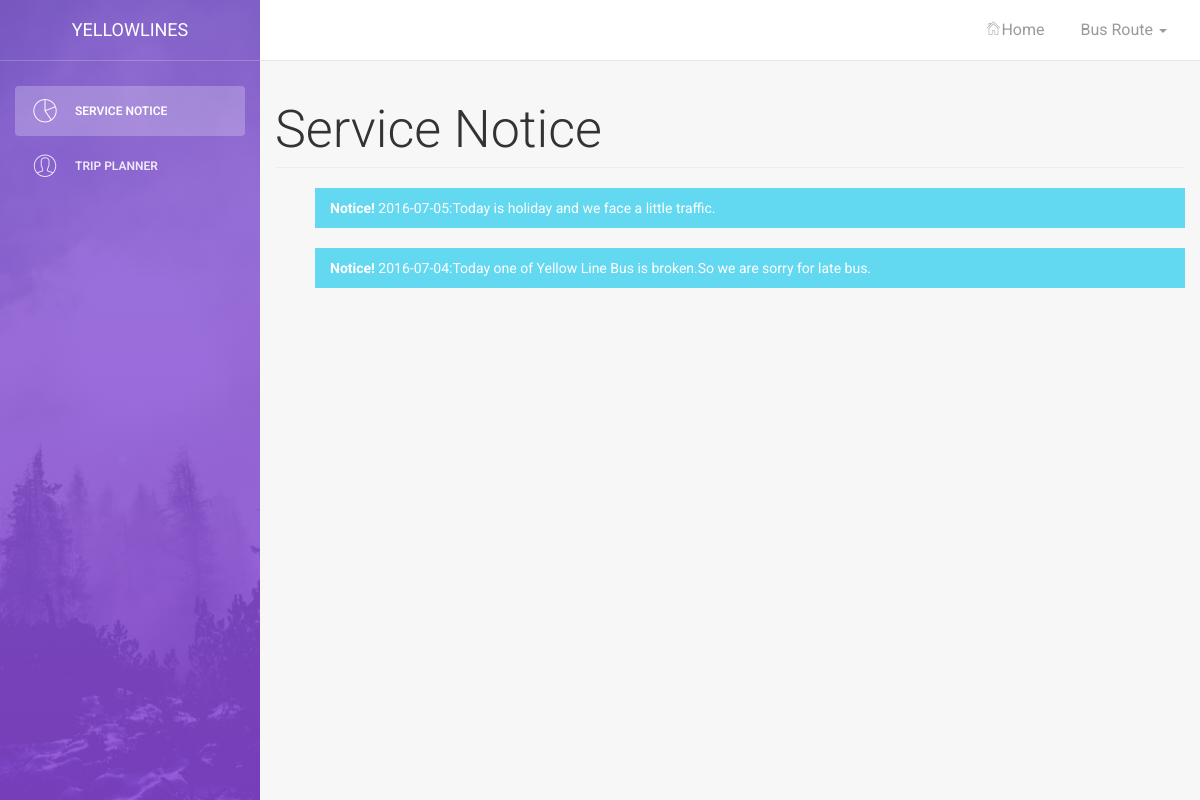
Screenshot of /servicenotice.php with the database file from the repository.
### tables this page shows
CREATE TABLE IF NOT EXISTS `service` (
  `serviceID` int(11) NOT NULL AUTO_INCREMENT,
  `date` date NOT NULL,
  `servicenotice` varchar(100) NOT NULL,
  PRIMARY KEY (`serviceID`)
);

### servicenotice.php (the view, shortened to what this page needs)
<!doctype html>
<html lang="en">
<head>
    <link href="assets/css/bootstrap.min.css" rel="stylesheet" />
    <link href="assets/css/animate.min.css" rel="stylesheet"/>
    <link href="assets/css/light-bootstrap-dashboard.css" rel="stylesheet"/>
    <link href="assets/css/demo.css" rel="stylesheet" />
    <link href="http://maxcdn.bootstrapcdn.com/font-awesome/4.2.0/css/font-awesome.min.css" rel="stylesheet">
    <link href="assets/css/pe-icon-7-stroke.css" rel="stylesheet" />
</head>
<body>
<div class="wrapper">
    <div class="sidebar" data-color="purple" data-image="assets/img/sidebar-5.jpg">
    	<div class="sidebar-wrapper">
            <div class="logo">
                 <a href="http://www.creative-tim.com" class="simple-text">
                    Yellowlines
                </a>
            </div>
            <ul class="nav" >
                <li class="active">
                    <a href="servicenotice.php">
                        <i class="pe-7s-graph"></i>
                        <p>Service Notice</p>
                    </a>
                </li>
                <li>
                    <a href="yellowSchedule.php">
                        <i class="pe-7s-user"></i>
                        <p>Trip Planner</p>
                    </a>
                </li>
            </ul>
    	</div>
    </div>
    <div class="main-panel">
        <nav class="navbar navbar-default navbar-fixed">
            <div class="container-fluid">
                <div class="collapse navbar-collapse">
               <ul class="nav navbar-nav navbar-right">
                        <li>
                           <a href="index.php">
                              <i class="pe-7s-home"></i>Home
                            </a>
                        </li>
                        <li class="dropdown">
                              <a href="#" class="dropdown-toggle" data-toggle="dropdown">
                                    Bus Route
                                    <b class="caret"></b>
                              </a>
                        </li>
                    </ul>
                </div>
            </div>
        </nav>
		<div id="page-wrapper">
            <div class="container-fluid">
                <div class="row">
                    <div class="col-lg-12">
                        <h1 class="page-header">
                            Service Notice
                        </h1>
                    </div>
                </div>
                 <?php
				require 'dbconnect.php';
				$sql="SELECT * FROM service order by serviceID desc limit 5";
				echo "<ul>";
					$rows=$conn->query($sql);
					foreach ($rows as $row){
				?>
                <div class="alert alert-info">
                    <?php  echo "<strong>"."Notice!  "."</strong>".$row["date"].":".$row["servicenotice"]; ?>
                </div>
                <?php
				}
				echo "</ul>";
?>
                    </div>
</body>
</html>

### rows the page displays
service: date "2016-07-05", servicenotice "Today is holiday and we face a little traffic."
service: date "2016-07-04", servicenotice "Today one of Yellow Line Bus is broken.So we are sorry for late bus."
